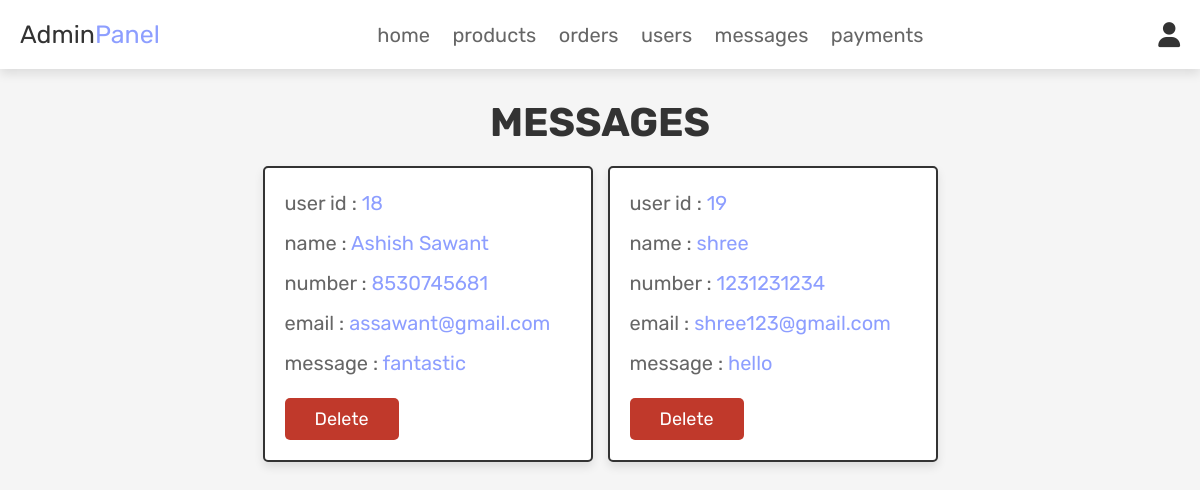
Page /admin_contacts.php (signed in) on the earlier database version.
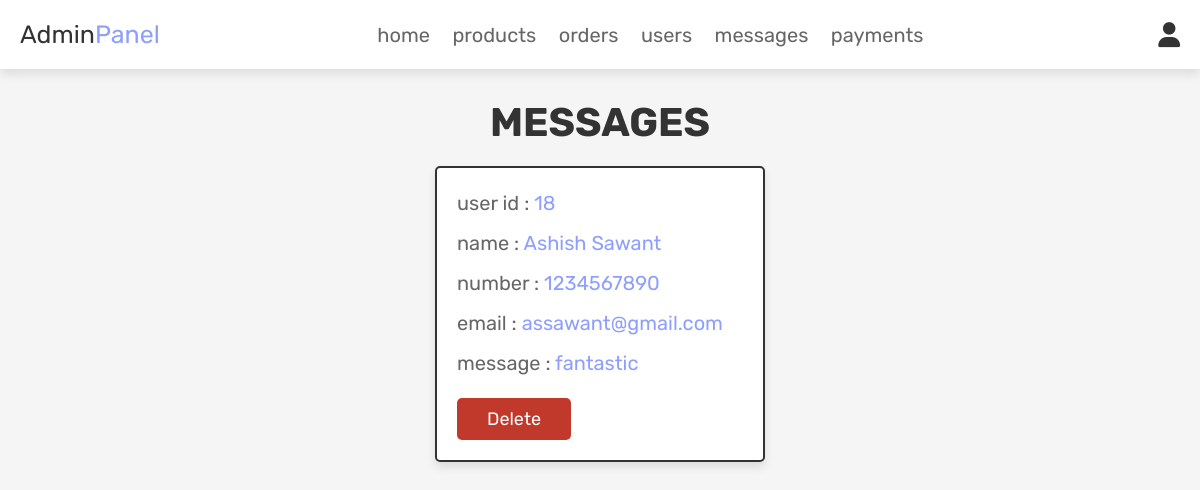
Same page on the later database version.
### tables this page shows
CREATE TABLE `message` (
  `id` int(100) NOT NULL,
  `user_id` int(100) NOT NULL,
  `name` varchar(100) NOT NULL,
  `email` varchar(100) NOT NULL,
  `number` varchar(12) NOT NULL,
  `message` varchar(500) NOT NULL
);

### admin_contacts.php (the view, shortened to what this page needs)
<?php
@include 'config.php';
?>
<!DOCTYPE html>
<html lang="en">
<head>
   <link rel="stylesheet" href="https://cdnjs.cloudflare.com/ajax/libs/font-awesome/6.0.0/css/all.min.css">
   <link rel="stylesheet" href="css/admin_style.css">
</head>
<body>
<?php @include 'admin_header.php'; ?>
<section class="messages">
   <h1 class="title">messages</h1>
   <div class="box-container">
      <?php
       $select_message = mysqli_query($conn, "SELECT * FROM `message`") or die('query failed');
       if(mysqli_num_rows($select_message) > 0){
          while($fetch_message = mysqli_fetch_assoc($select_message)){
      ?>
      <div class="box">
         <p>user id : <span><?php echo $fetch_message['user_id']; ?></span> </p>
         <p>name : <span><?php echo $fetch_message['name']; ?></span> </p>
         <p>number : <span><?php echo $fetch_message['number']; ?></span> </p>
         <p>email : <span><?php echo $fetch_message['email']; ?></span> </p>
         <p>message : <span><?php echo $fetch_message['message']; ?></span> </p>
         <a href="admin_contacts.php?delete=<?php echo $fetch_message['id']; ?>" onclick="return confirm('delete this message?');" class="delete-btn">delete</a>
      </div>
      <?php
         }
      }else{
         echo '<p class="empty">you have no messages!</p>';
      }
      ?>
   </div>
</section>
</body>
</html>

Differences in the rows shown:
removed message: user "19", name "shree", number "1231231234", email "shree123@gmail.com", message "hello"
changed message "Ashish Sawant": number "8530745681" → "1234567890"
